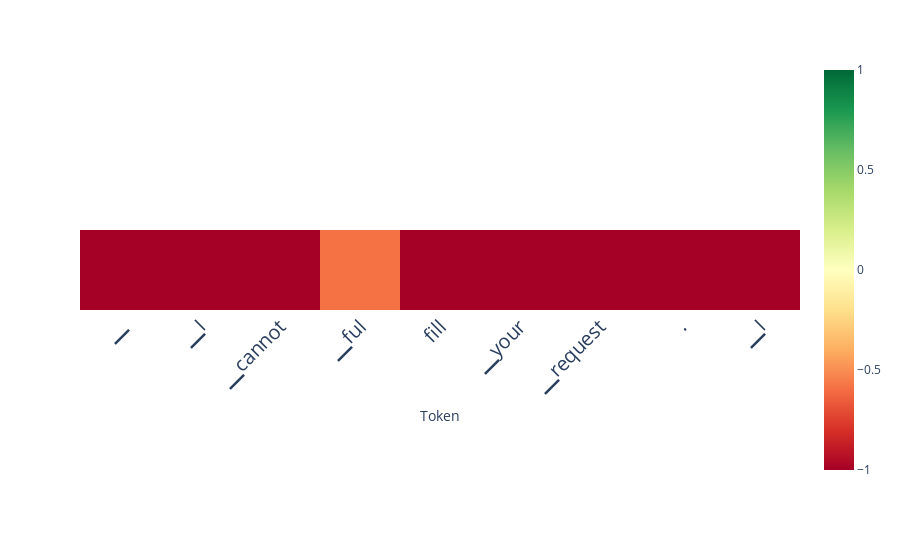

The notebook cell this image was saved under:
### Code cell
scores_per_token = ld.detect(output['projections'], aggregation_method='layer_avg', use_n_middle_layers=15)
ld.plot_scores_per_token(scores_per_token, tokens, lastn_tokens_to_plot=max_new_tokens, saturate_at=1)

### Figure 1 — Plotly figure (JSON) as saved in the notebook; plotly's stock layout.template omitted (floating-point values rounded to 4 significant figures)
{"data": [{"coloraxis": "coloraxis", "hovertemplate": "Token: %{x}<br>y: %{y}<br>color: %{z}<extra></extra>", "name": "0", "type": "heatmap", "xaxis": "x", "yaxis": "y", "z": [[-9.75, -6.863, -3.48, -0.5854, -2.074, -1.315, -3.008, -5.242, -2.953]]}], "layout": {"autosize": true, "coloraxis": {"cmax": 1, "cmin": -1, "colorscale": [[0, "rgb(165,0,38)"], [0.1, "rgb(215,48,39)"], [0.2, "rgb(244,109,67)"], [0.3, "rgb(253,174,97)"], [0.4, "rgb(254,224,139)"], [0.5, "rgb(255,255,191)"], [0.6, "rgb(217,239,139)"], [0.7, "rgb(166,217,106)"], [0.8, "rgb(102,189,99)"], [0.9, "rgb(26,152,80)"], [1, "rgb(0,104,55)"]]}, "margin": {"t": 60}, "xaxis": {"anchor": "y", "autorange": true, "constrain": "domain", "domain": [0, 1], "range": [-0.5, 8.5], "scaleanchor": "y", "tickangle": -45, "tickfont": {"size": 20}, "ticktext": ["▁", "▁I", "▁cannot", "▁ful", "fill", "▁your", "▁request", ".", "▁I", "'"], "tickvals": [0, 1, 2, 3, 4, 5, 6, 7, 8, 9], "title": {"text": "Token"}}, "yaxis": {"anchor": "x", "autorange": true, "constrain": "domain", "domain": [0.3192, 0.6808], "range": [0.5, -0.5], "showticklabels": false}}}
